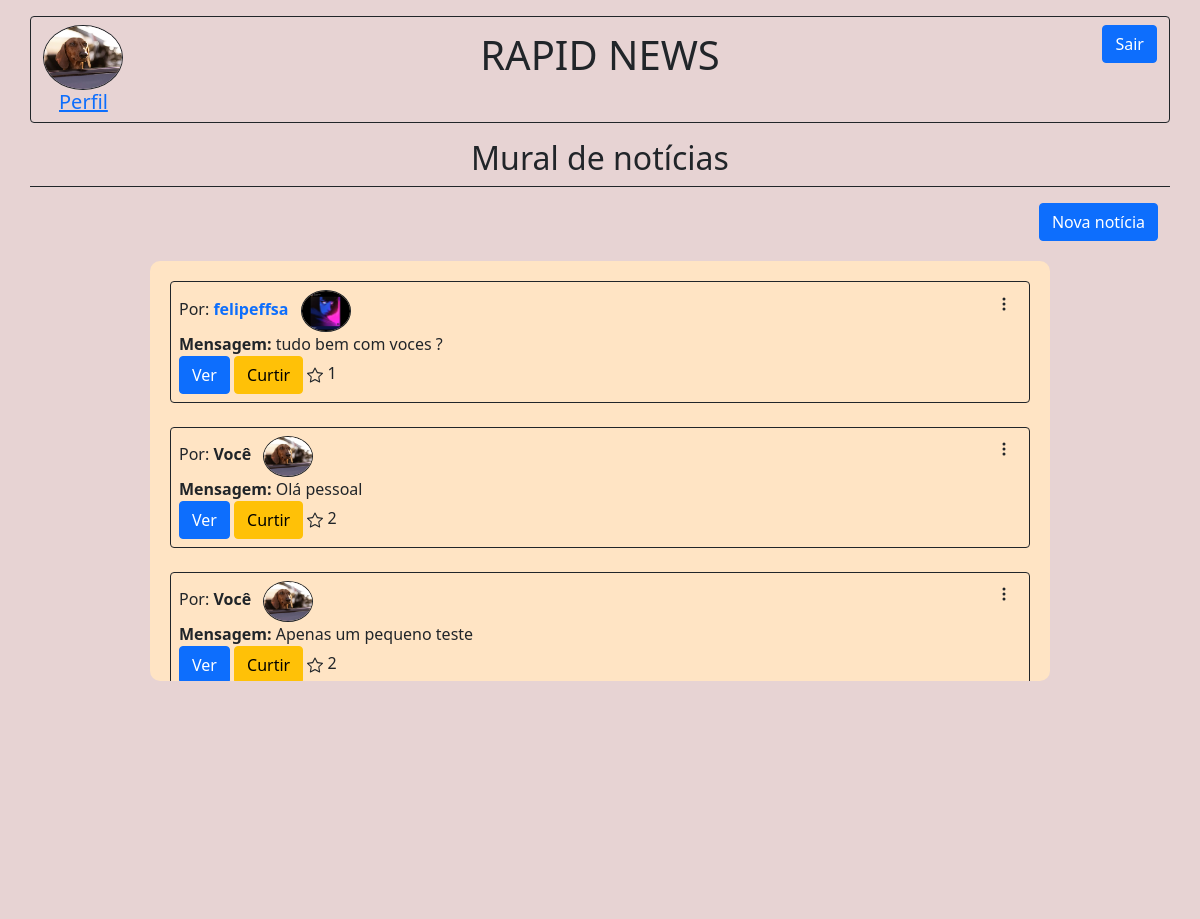
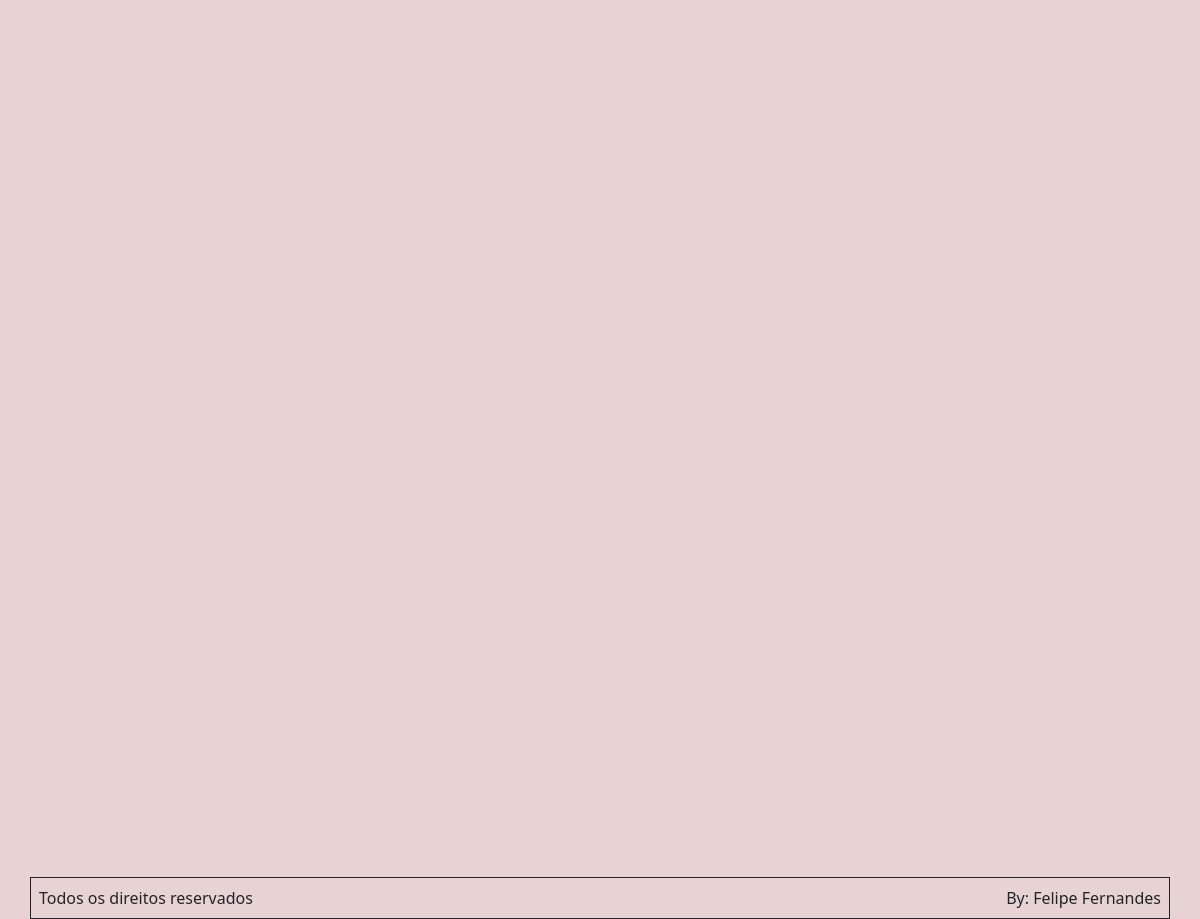
The app's page /noticias/mural/ (signed in) with its own data (2 pictures, top to bottom).
### usuarios/models.py (models this page shows, shortened)
class UserProfile(models.Model):
    user = models.OneToOneField(User, on_delete=models.CASCADE, related_name = 'userprofile')
    profile_image = models.ImageField(
        upload_to='imagens/', blank=True, null=True)
    profile_text = models.TextField(blank=True)

### noticias/models.py (models this page shows, shortened)
class Noticias(models.Model):
    user = models.ForeignKey(User, on_delete=models.CASCADE, related_name ='noticia')
    titulo = models.CharField(max_length=50)
    notice = models.TextField()
    data = models.DateTimeField(auto_now_add=True)
    atualizado = models.BooleanField(default=False)
    curtida = models.ManyToManyField(User, related_name='noticas_curtida')
    numero = models.IntegerField(default=0)

### noticias/views.py (the view)
# urls.py: path('mural/', views.noticias, name='mural'),
def noticias(request):
    noticias = Noticias.objects.all().order_by('-numero')
    if request.user.is_authenticated:
        user = request.user
        pessoa = UserProfile.objects.get(user=request.user)
        return render(request, 'noticias/mural_novo.html',
                      context={'noticias': noticias,
                               'user': user, 'pessoa': pessoa,})
    else:
        return render(request, 'noticias/mural_novo.html',
                      context={'noticias': noticias})

### noticias/templates/noticias/mural_novo.html (shortened to what this page needs)
{% extends "base.html" %}
{% load static %}
{% block conteudo %}
    <div class ='container border border-dark mt-3 rounded'>
        <div class ='row mt-2'>
            <div class ='col-4'>
              {% if user.username %}
                <img src="{{pessoa.profile_image.url}}" class ='img-fluid tamanho-img border border-dark rounded-circle ' alt="">
                <h5 class ='ms-3'><a href ='{% url "perfil" %}'>Perfil</a></h5>
                {% else %}
                <h5 class ='ms-3'>Usuário não logado</h5>
                {% endif %}
            </div>
            <div class ='col-4 fs-1 text-center'>RAPID NEWS</div>
            <div class ='col-4 text-center'>
              {% if user.username %}
                <a href ='{% url "sair" %}'><button class ='btn btn-primary float-end'>Sair</button></a>
                {% else %}
                <a href ='{% url "login" %}'><button class ='btn btn-primary float-end'>Entrar</button></a>
                {% endif %}
            </div>
        </div>
    </div>
<div class = 'container text-center mt-3 border-bottom border-dark'>
    <h2>Mural de notícias</h2>
</div>
<div class="container">
    <div class="row">
      <div class="col-lg-12 d-flex justify-content-lg-end justify-content-end mt-3">
        {% if user.username %}
        <button class="btn btn-primary"><a href ='{% url "cadastrar-noticias" %}' style ='color:white; text-decoration: none'>Nova notícia</a></button>
        {% endif %}
      </div>
    </div>
  </div>
<div class ='container scrollable-div'>
    {% for noticia in noticias  %}
  <div class ='border border-dark rounded p-2'>
        <div class="row">
            <div class="col-12">
                {% if noticia.user.username == user.username %}
                <span class ='me-2'>Por: <strong>Você</strong></span>
                {% else %}
                <span class ='me-2'>Por: <a style ='text-decoration:none' href = '{% url "out_perfil" noticia.user.userprofile.id %}'><strong>{{noticia.user}}</a></strong></span>
                {% endif %}
                <img src={{ noticia.user.userprofile.profile_image.url }} alt="{{ noticia.user.userprofile.profile_image.url }}" class ='img-fluid tamanho-img-perfil border border-dark rounded-circle'>
                <div class ='float-end d-flex'>
                <div class="dropdown">
                    <div class ='ms-3'data-bs-toggle="dropdown" aria-expanded="false" style ='width:25px'>
                        <svg xmlns="http://www.w3.org/2000/svg" width="16" height="16" fill="currentColor" class="bi bi-three-dots-vertical points" viewBox="0 0 16 16">
                        <path d="M9.5 13a1.5 1.5 0 1 1-3 0 1.5 1.5 0 0 1 3 0m0-5a1.5 1.5 0 1 1-3 0 1.5 1.5 0 0 1 3 0m0-5a1.5 1.5 0 1 1-3 0 1.5 1.5 0 0 1 3 0"/>
                      </svg>
                    </div>
                </div>
                </div>
            </div>
        </div>
        <div class="row">
            <div class="col-12 d-flex flex-column">
                <span><strong>Mensagem: </strong>{{noticia.notice|truncatechars:62}}</span>
                <div class ='botoes'>
                <a href ='{% url "visualizar" noticia.id %}'><span class ='btn btn-primary'> Ver</span></a>
                <a href ='{% url "curtida" noticia.id %}'><span class ='btn btn-warning' id ="{{noticia.id}}" onclick="mudarFundo({{noticia.id}})">Curtir</span></a>
                <span> {{noticia.curtida.count}}</span>
            </div>
            </div>
        </div>
  </div>
  <br>
  {% endfor %}
<footer class="footer fixed-bottom ">
    <div class="container text-center d-flex justify-content-between border border-dark mt-5 p-2">
      <span>Todos os direitos reservados</span>
      <span>By: Felipe Fernandes</span>
  </footer>
{% endblock conteudo %}

### templates/static/css/base.css (style rules this page uses)
body { background-color: rgba(207, 166, 166, 0.493) }

### templates/static/css/mural.css (style rules this page uses)
.tamanho-img { max-width: 80px; }
.tamanho-img-perfil { max-width: 50px; }
.scrollable-div { max-width: 900px; margin: 0 auto; height: 420px; overflow-y: auto; border: none; margin-top: 20px; background-color: bisque; border-radius: 10px; padding: 20px; }

### records on screen
UserProfile: profile_image (picture)
Noticias: user "felipeffsa", user.userprofile.profile_image (picture), notice "tudo bem com voces ?", curtida.count "1"
Noticias: shows "Por:", user.userprofile.profile_image (picture), notice "Olá pessoal", curtida.count "2"
Noticias: shows "Por:", user.userprofile.profile_image (picture), notice "Apenas um pequeno teste", curtida.count "2"
